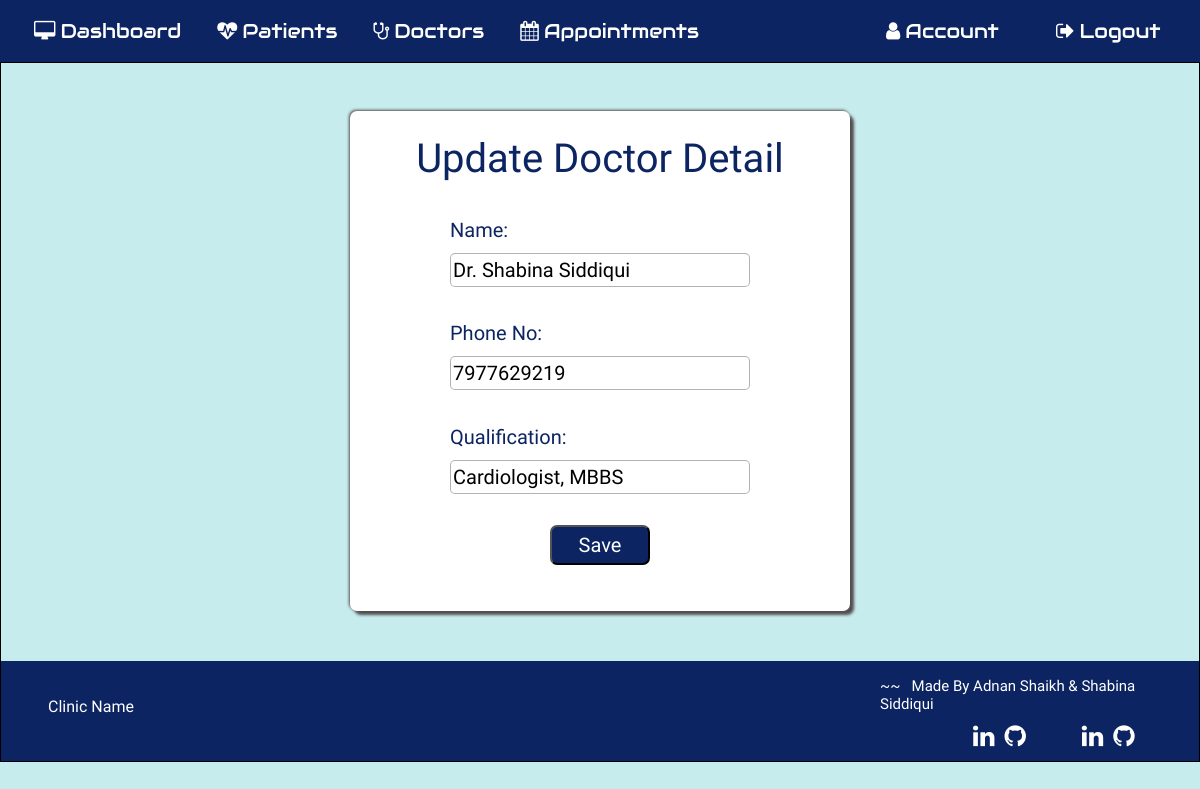
The page /editdoctor/1 (signed in) on the database its author committed.
### application/routes.py (models this page shows, shortened)
class Doctor(db.Model):
  __tablename__ = 'Doctor'
  id = db.Column(db.Integer, primary_key=True)
  dname = db.Column(db.String(20))
  dphone = db.Column(db.String(20))
  dqual = db.Column(db.String(100))
  profileimage = db.Column(db.String(20), nullable=False, default='default.jpg')

### application/routes.py (the view, shortened to what this page needs)
@app.route('/editdoctor/<id>', methods=['GET', 'POST'])
def editdoctor(id):
  if 'username' in session:
    editdoc = Doctor.query.filter_by( id = id )
    return render_template('editdoctor.html', editdoc=editdoc)

### application/templates/editdoctor.html
{% extends 'layout.html' %}
{% include "includes/nav.html" %} {% block content %}
<section id="adddoctor">
  <div class="form-style form-doc">
    <h1 class="mt-4">Update Doctor Detail</h1>
    {% for edit in editdoc %}
    <form action="" method="POST">
      <div class="inner-form inner-editdoc mt-4">
      <div class="form-input">
        <label for="ndname">Name:&nbsp;</label>
        <input type="text" class="text1" id="dname" name="ndname" value="{{edit.dname}}" />
      </div>
      <div class="form-input">
        <label for="ndphone">Phone No:&nbsp;</label>
        <input
          type="number"
          class="text1"
          id="dphone"
          maxlength="12"
          min="10"
          name="ndphone"
          value="{{edit.dphone}}"
        />
      </div>
      <div class="form-input">
        <label for="ndqual">Qualification:&nbsp;</label>
        <input type="text" id="dqual" class="text1" name="ndqual" value="{{edit.dqual}}">
      </div>
      <div class="form-input btn-submit">
        <button class="button" type="submit">Save</button>
      </div>
    </form>
    {% endfor %}
  </div></div>
  {% include "includes/footer.html" %}
</section>
{% endblock %}

### application/static/newpatient.css (style rules this page uses)
.btn-submit { display: flex; justify-content: center; }
.btn-submit button { background: #0c2461; color: white; height: 40px; width: 100px; border-radius: 7px; }

### application/static/patrcd.css (style rules this page uses)
body { counter-reset: Serial; }

### application/static/adddoctor.css (style rules this page uses)
#adddoctor { height: fit-content; border: 1px solid black; display: flex; flex-direction: column; align-items: center; }
.form-doc { height: 500px; width: 500px; margin-top: 4%; }
.inner-editdoc { height: 350px; width: 300px; }

### application/static/commonstyle.css (style rules this page uses)
h1, h2, h3 { color: #0c2461; }
label { color: #0c2461; }
body { background: #c7ecee; width: 100vw; background-size: cover; background-position: center; font-family: "Dosis", sans-serif; }
input { width: 100%; border: 1px solid rgba(0, 0, 0, 0.3); border-radius: 5px; }
.form-style { font-size: 20px; color: #0c2461; display: flex; flex-direction: column; align-items: center; background: white; border-radius: 7px; box-shadow: 4px 4px 3px rgb(83, 78, 78), -1px -1px 3px rgb(83, 78, 78); }
.inner-form { display: flex; flex-direction: column; align-items: flex-start; justify-content: space-between; margin-top: 10px; }
.form-input { width: 100%; }

### rows shown on the page
Doctor: ndname "Dr. Shabina Siddiqui", ndphone "7977629219", ndqual "Cardiologist, MBBS"
